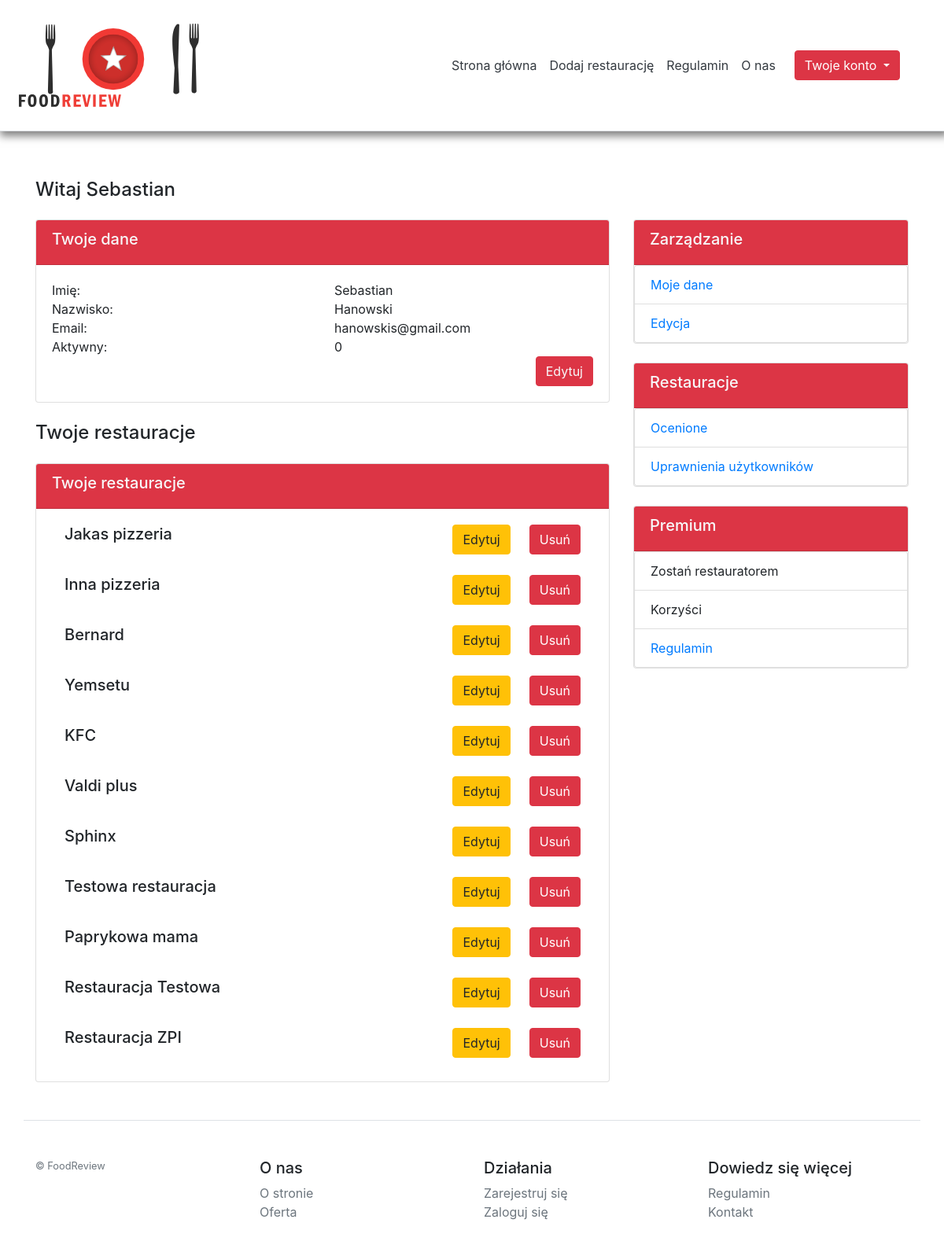
/pages/panel/index.php (signed in), run on the app's committed database.
### tables this page shows
CREATE TABLE `tbuser` (
  `userid` int(4) NOT NULL,
  `username` varchar(255) DEFAULT NULL,
  `usersurname` varchar(255) DEFAULT NULL,
  `usermail` varchar(255) DEFAULT NULL,
  `userlogin` varchar(255) DEFAULT NULL,
  `userpassword` varchar(255) DEFAULT NULL,
  `userverified` tinyint(1) NOT NULL DEFAULT '0'
);

CREATE TABLE `tbrestaurant` (
  `restaurantID` int(1) NOT NULL,
  `restaurantName` varchar(255) DEFAULT NULL,
  `restaurantDescription` varchar(255) DEFAULT NULL,
  `createdDate` timestamp NOT NULL DEFAULT CURRENT_TIMESTAMP,
  `restaurantOwner` int(1) NOT NULL,
  `mainPhotoPath` varchar(255) DEFAULT NULL,
  `addressID` int(1) NOT NULL
);

### objects/user/user.php (called while the page is built, shortened)
<?php
class User{
    private $conn;
    private $table_name = "tbuser";
    public function __construct($db){
        $this->conn = $db;
    }
    function getDane($log){
        $query = "SELECT * FROM " . $this->table_name . " WHERE userlogin = :login";
        $stmt = $this->conn->prepare($query);
        $stmt->bindParam(':login', $log);
        $stmt->execute();
        $num = $stmt->rowCount();
        if($num>0){
            $row = $stmt->fetch(PDO::FETCH_ASSOC);
            $this->id = $row['userid'];
            $this->firstname = $row['username'];
            $this->lastname = $row['usersurname'];
            $this->userverified = $row['userverified'];
            $this->mail = $row['usermail'];
            return true;
        }
        return true;
    }
}
?>

### objects/restaurant/restaurant.php (called while the page is built, shortened)
<?php
class Restaurant{
    private $conn;
    private $table_rest = "tbrestaurant";
    public function __construct($db){
        $this->conn = $db;
    }
	function getRestaurantsByOwnerId($id){
		$query = "SELECT restaurantId, restaurantName
					FROM " . $this->table_rest . "
					WHERE restaurantOwner = " . $id;
		$stmt = $this->conn->prepare($query);
		$stmt->execute();
		$num = $stmt->rowCount();
		if($num>0){
			$restaurants = json_encode($stmt->fetchAll(PDO::FETCH_ASSOC));
			return $restaurants;
		}
        return false;
	}
}
?>

### pages/panel/index.php (the view, shortened to what this page needs)
<?php
	require_once '../../templates/htmlheads/main.php';
	require_once '../../objects/user/user.php';
	require_once '../../objects/restaurant/restaurant.php';
	require_once '../../templates/headers/header-loggedin.php';
	$database = new Database();
	$db = $database -> getConnection();
	$user = new User($db);
	$user->getDane($_SESSION['login']);
	$restaurant = new Restaurant($db);
	$rests = json_decode($restaurant->getRestaurantsByOwnerId($user->id));
?>
<div class= "mb-3 container main-cont-pan">
	<div class="row">
		<div class="col-md-12">
			<div>
				<h4>Witaj <?php echo $user->firstname; ?></h4>
				<div class="row mt-4">
					<div class="col-lg-8">
						<div class="card">
							<div class="card-header bg-danger text-light">
								<h5>Twoje dane</h5>
							</div>
							<div class="card-body">
								<div class="row">
									<div class="col-sm-6">
										Imię:
									</div>
									<div class="col-sm-6">
										<?php echo $user->firstname ?>
									</div>
								</div>
								<div class="row">
									<div class="col-sm-6">
										Nazwisko:
									</div>
									<div class="col-sm-6">
										<?php echo $user->lastname ?>
									</div>
								</div>
								<div class="row">
									<div class="col-sm-6">
										Email:
									</div>
									<div class="col-sm-6">
										<?php echo $user->mail ?>
									</div>
								</div>
								<div class="row">
									<div class="col-sm-6">
										Aktywny:
									</div>
									<div class="col-sm-6">
										<?php echo $user->userverified ?>
									</div>
								</div>
								<div class="d-flex justify-content-end">
									<a href="../../pages/edycja_usera/index.php" class="btn btn-danger text-light">Edytuj</a>
								</div>
							</div>
						</div>
						<h4 class="mt-4">Twoje restauracje</h4>
						<div class="card mt-4">
								<div class="card-header bg-danger text-light mb-n3">
									<h5>Twoje restauracje</h5>
								</div>
								<div class="card-body">
									<?php
										if($rests)
											foreach($rests as &$rest)
												echo '
													<div class="d-flex bd-highlight p-2">
  														<div class="mr-auto p-2 bd-highlight">
															<h5 class="d-inline-block">'.$rest->restaurantName.'</h5>
														</div>
														<form action="../../pages/panel/edit-restaurant/index.php" method="post">
															<div class="p-2 bd-highlight">
																<button name="restaurantId" value="'.$rest->restaurantId.'" class="btn btn-warning float-right d-inline-block mr-2" type="submit">Edytuj</button>
															</div>
														</form>
														<form action="../../modules/delete-restaurant.php" method="post">
															<div class="p-2 bd-highlight">
																<button name="restaurantId" value="'.$rest->restaurantId.'" class="btn btn-danger float-right d-inline-block" type="submit">Usuń</button>
															</div>
														</form>
													</div>';
										else
											echo "<p>Brak restauracji do wyświetlenia.</p>";
										?>
								</div>
							</div>
					</div>
					<div class="col-lg-4 user-side">
						<div class="card">
							<div class="card-header bg-danger text-light">
								<h5>Zarządzanie</h5>
							</div>
							<div class="card-body">
								<ul class="list-group">
									<li class="list-group-item"><a href="/pages/panel/index.php">Moje dane</a></li>
									<li class="list-group-item"><a href="/pages/edycja_usera/index.php">Edycja</a></li>
								</ul>
							</div>
						</div>
						<div class="card mt-4">
							<div class="card-header bg-danger text-light">
								<h5>Restauracje</h5>
							</div>
							<div class="card-body">
								<ul class="list-group">
									<li class="list-group-item"><a href="/pages/opinie/index.php">Ocenione</a></li>
									<li class="list-group-item"><a href="/pages/panel/uprawnienia/index.php">Uprawnienia użytkowników</a></li>
								</ul>
							</div>
						</div>
						<div class="card mt-4">
							<div class="card-header bg-danger text-light">
								<h5>Premium</h5>
							</div>
							<div class="card-body">
								<ul class="list-group">
									<li class="list-group-item">Zostań restauratorem</li>
									<li class="list-group-item">Korzyści</li>
									<li class="list-group-item"><a href="../regulamin/index.php">Regulamin</a></li>
								</ul>
							</div>
						</div>
					</div>
				</div>
			</div>
		</div>
    </div>
</div>
<?php
    require_once '../../templates/footers/footer.php';
?>

### templates/htmlheads/main.php (shortened to what this page needs)
<!doctype html>
<html>
<head>
    <link rel="stylesheet" href="/assets/styles/style.css" type="text/css" media="all" >
    <link rel="stylesheet" href="/assets/bootstrap-4.2.1-dist/css/bootstrap.min.css" >
    <link rel="stylesheet" href="https://use.fontawesome.com/releases/v5.7.2/css/all.css">
</head>
<body>

### templates/headers/header-loggedin.php (shortened to what this page needs)
<div id="header_loggedin" class="unscroll d-flex flex-md-row align-items-center justify-content-between px-md-4 bg-white border-bottom box-shadow sticky-top b-shad">
	<a href="/index.php">
	<div class="logo-box">
					<div class="logo-top">
						<img src="/images/widelec.svg" />
						<img src="/images/talerz.svg" />
						<img src="/images/noz.svg" />
					</div>
					<div class="logo-bot">
						<img src="/images/foodreview_napis.svg" />
					</div>
	</div>
	</a>
	<nav class="navbar navbar-light my-2 my-md-0 mr-md-3 desk">
		<a class="p-2 text-dark" href="/index.php">Strona główna</a>
    <a class="p-2 text-dark" href="/pages/dodaj-restauracje/index.php">Dodaj restaurację</a>
		<a class="p-2 text-dark "href="/pages/regulamin/index.php">Regulamin</a>
		<a class="p-2 text-dark mr-3"href="/pages/info/index.php">O nas</a>
		<div class="btn-group desk">
		<button type="button" class="btn btn-danger dropdown-toggle desk" data-toggle="dropdown" aria-haspopup="true" aria-expanded="false">
			Twoje konto
		</button>
	</div>
	</nav>
</div>

### templates/footers/footer.php (shortened to what this page needs)
<footer class="pt-4 my-md-5 pt-md-5 border-top container">
    <div class="row">
        <div class="col-12 col-md">
            <small class="d-block mb-3 text-muted">&copy; FoodReview</small>
        </div>
        <div class="col-6 col-md">
            <h5>O nas</h5>
            <ul class="list-unstyled text-small">
            <li><a class="text-muted" href="/pages/info/index.php">O stronie</a></li>
            <li><a class="text-muted" href="#">Oferta</a></li>
            </ul>
        </div>
        <div class="col-6 col-md">
            <h5>Działania</h5>
            <ul class="list-unstyled text-small">
            <li><a class="text-muted" href="/pages/zaloguj/index.php">Zarejestruj się</a></li>
            <li><a class="text-muted" href="/pages/zaloguj/index.php">Zaloguj się</a></li>
            </ul>
        </div>
        <div class="col-6 col-md">
            <h5>Dowiedz się więcej</h5>
            <ul class="list-unstyled text-small">
                <li><a class="text-muted" href="/pages/regulamin/index.php">Regulamin</a></li>
                <li><a class="text-muted" href="/pages/kontakt/index.php">Kontakt</a></li>
            </ul>
        </div>
    </div>
</footer>
</body>
</html>

### assets/styles/style.css (style rules this page uses)
html { font-size: 14px; }
@media (min-width: 768px) { html { font-size: 16px; } }
body { margin: 0px; min-height: 100px; }
.user-side .card-body { padding: 0 !important; }
.container { max-width: 960px; }
.border-top { border-top: 1px solid #e5e5e5; }
.border-bottom { border-bottom: 1px solid #e5e5e5; }
.box-shadow { box-shadow: 0 0.25rem 0.75rem rgba(0, 0, 0, 0.05); }
.main-cont-pan { margin-top: 60px; }
.b-shad { box-shadow: 3px 3px 10px 3px rgba(0, 0, 0, 0.5); }
.logo-box { display: flex; flex-direction: column; width: 130px; }
.logo-top { display: flex; height: 90px; width: 105px; }
.logo-bot { display: flex; left: 0; opacity: 1; position: relative; transition: all 0.4s ease-in-out; }
.logo-top img { width: 76%; position: relative; z-index: 200; transition: all 0.4s ease-in-out; }
.logo-top img:first-child { left: 0; }
.logo-top img:last-child { right: 0; }
.logo-bot img { width: 100%; }
.unscroll { transition: all 0.4s ease-in-out; padding: 30px; }

### data on the page
tbuser: username "Sebastian", usersurname "Hanowski", usermail "hanowskis@gmail.com", userverified "0"
tbrestaurant: restaurantName "Jakas pizzeria", $rest->restaurantId 1 (drawn)
tbrestaurant: restaurantName "Inna pizzeria", $rest->restaurantId 2 (drawn)
tbrestaurant: restaurantName "Bernard", $rest->restaurantId 3 (drawn)
tbrestaurant: restaurantName "Yemsetu", $rest->restaurantId 4 (drawn)
tbrestaurant: restaurantName "KFC", $rest->restaurantId 5 (drawn)
tbrestaurant: restaurantName "Valdi plus", $rest->restaurantId 6 (drawn)
tbrestaurant: restaurantName "Sphinx", $rest->restaurantId 7 (drawn)
tbrestaurant: restaurantName "Testowa restauracja", $rest->restaurantId 8 (drawn)
tbrestaurant: restaurantName "Paprykowa mama", $rest->restaurantId 10 (drawn)
tbrestaurant: restaurantName "Restauracja Testowa", $rest->restaurantId 11 (drawn)
tbrestaurant: restaurantName "Restauracja ZPI", $rest->restaurantId 12 (drawn)
